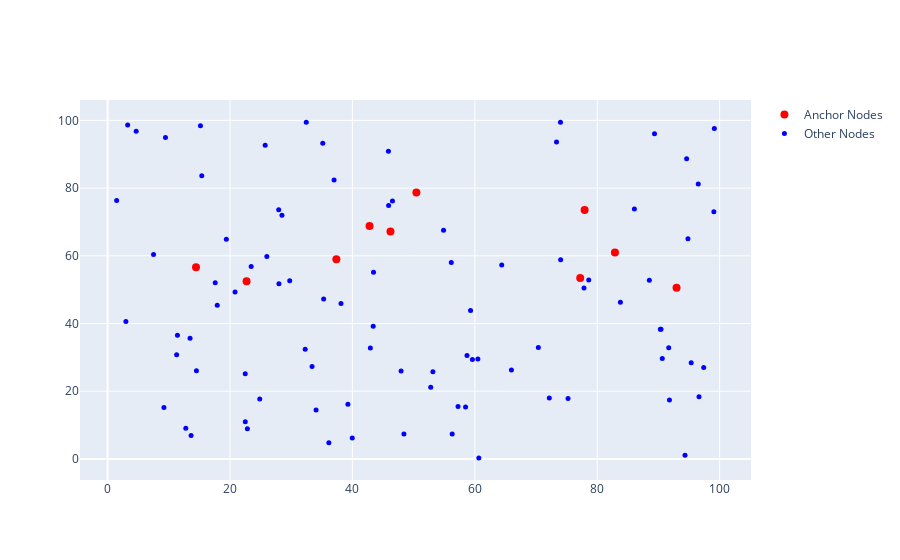

Here is the notebook cell this chart was saved with:
### Code cell
class Node:
    """
        
    """

    def __init__(self):
        self.id = None
        self.x_coord = None
        self.y_coord = None
        self.isAnchor = 0
        self.unreliability = math.inf
        self.x_estimated = None
        self.y_estimated = None
        self.neighbours = []
        self.distances = []
        self.estimated = False

    def euclideanDistance(self, node):
        x1 = self.x_coord
        y1 = self.y_coord
        x2 = node.x_coord
        y2 = node.y_coord
        result = math.sqrt(math.pow(x2 - x1, 2) + math.pow(y2 - y1, 2))
        return result
    
    def minUnreliability(self, node):
        if self.unreliability <= node.unreliability:
            return -1
        else:
            return 0

    def getAnchorNeighbours(self):
        anchors = []
        for neighbour in self.neighbours:
            if neighbour.isAnchor > 0:
                anchors.append(neighbour)
        return anchors
    
    def getErrorOfEstimation(self):
        x_diff = math.pow(self.x_estimated - self.x_coord, 2)
        y_diff = math.pow(self.y_estimated - self.y_coord, 2)
        error = math.sqrt( x_diff + y_diff)
        return error

    def estimateLocation(self, cycles, heuristic=1, r=10):
        if self.estimated == True:
            return False
        if heuristic == 1:
            #print("Heuristic 1")
            return self.estimateLocation1(cycles, r)
        elif heuristic == 2:
            #print("Heuristic 2")
            return self.estimateLocation2(cycles, r)
        else:
            pass
            
    def __str__(self):
        return "id = " + str(self.id) + "\n" + \
               "\tx = " + str(self.x_coord) + ", y = " + str(self.y_coord) + "\n" + \
               "\tisAnchor = " + str(self.isAnchor) + "\n" + \
               "\tunreliability = " + str(self.unreliability) + "\n" + \
               "\tx_estimated = " + str(self.x_estimated) + ", y = " + str(self.y_estimated) + "\n" + \
               "\tNeighbours: " + str([n.id for n in self.neighbours]) + "\n"

    
    def estimateLocation1(self, cycles, r):
        self.neighbours.sort(key=lambda neighbour: self.euclideanDistance(neighbour))
        anchors = self.getAnchorNeighbours()
        if len(anchors) < 3:
            return False
        else:
            neighbour1 = anchors[0]
            neighbour2 = anchors[1]
            neighbour3 = anchors[2]

            rand = np.random.randint(0, 10)  # to simulate the incorrect distance measured
            noise = None
            if (rand < 5):
                noise = 1 - r / 100.0
            else:
                noise = 1 + r / 100.0

            r1 = self.euclideanDistance(neighbour1) * noise
            r2 = self.euclideanDistance(neighbour2) * noise
            r3 = self.euclideanDistance(neighbour3) * noise

            pt_a = [neighbour1.x_coord, neighbour1.y_coord, r1]
            pt_b = [neighbour2.x_coord, neighbour2.y_coord, r2]
            pt_c = [neighbour3.x_coord, neighbour3.y_coord, r3]

            result = trilateration(pt_a, pt_b, pt_c)

            self.estimated = True
            self.x_estimated = result[0]
            self.y_estimated = result[1]
            self.isAnchor = cycles + 1
            self.unreliability = neighbour1.unreliability + neighbour2.unreliability + neighbour3.unreliability + 1
            return True
    
    def estimateLocation2(self, cycles, r):
        self.neighbours.sort(key=lambda neighbour: self.minUnreliability(neighbour))
        anchors = self.getAnchorNeighbours()
        if len(anchors) < 3:
            return False
        else:
            neighbour1 = anchors[0]
            neighbour2 = anchors[1]
            neighbour3 = anchors[2]

            rand = np.random.randint(0, 10)  # to simulate the incorrect distance measured
            noise = None
            if (rand < 5):
                noise = 1 - r / 100.0
            else:
                noise = 1 + r / 100.0

            r1 = self.euclideanDistance(neighbour1) * noise
            r2 = self.euclideanDistance(neighbour2) * noise
            r3 = self.euclideanDistance(neighbour3) * noise

            pt_a = [neighbour1.x_coord, neighbour1.y_coord, r1]
            pt_b = [neighbour2.x_coord, neighbour2.y_coord, r2]
            pt_c = [neighbour3.x_coord, neighbour3.y_coord, r3]

            result = trilateration(pt_a, pt_b, pt_c)

            self.estimated = True
            self.x_estimated = result[0]
            self.y_estimated = result[1]
            self.isAnchor = cycles + 1
            self.unreliability = neighbour1.unreliability + neighbour2.unreliability + neighbour3.unreliability + 1
            return True
    
    
def generateNodes(N, L, R, r, f):
    nodes = dict()
    coordinates = [(float(x) * L, float(y) * L) for x, y in np.random.rand(N, 2)]
    # print(coordinates)
    anchorNodesNumber = int(f / 100 * N)
    for id in range(N):
        node = Node()
        node.id = id
        x = coordinates[id][0]
        y = coordinates[id][1]
        node.x_coord = x
        node.y_coord = y
        if id < anchorNodesNumber:
            node.isAnchor = 1
            node.unreliability = 0
            node.x_estimated = node.x_coord
            node.y_estimated = node.y_coord
            node.estimated = True
        nodes[id] = node
    return nodes


def plot(nodes, N, L, f):
    anchorNodesNumber = int(f / 100 * N)
    x_anchorNodes = [nodes[i].x_coord for i in range(anchorNodesNumber)]
    y_anchorNodes = [nodes[i].y_coord for i in range(anchorNodesNumber)]

    x_other = [nodes[i].x_coord for i in range(anchorNodesNumber + 1, len(nodes))]
    y_other = [nodes[i].y_coord for i in range(anchorNodesNumber + 1, len(nodes))]

    anchorNodes = {"x": x_anchorNodes,
                   "y": y_anchorNodes,
                   "mode": "markers",
                   "marker": {"color": "red", "size": 8},
                   "name": "Anchor Nodes"
                   }
    otherNodes = {"x": x_other,
                  "y": y_other,
                  "mode": "markers",
                  "marker": {"color": "blue", "size": 5},
                  "name": "Other Nodes"
                  }
    data = [anchorNodes, otherNodes]

    iplot(data)


def findNeighbours(nodes, R):
    for id in range(len(nodes.keys())):
        neighbours = []
        distances = []
        for id2 in range(len(nodes.keys())):
            if (id == id2):
                continue
            distance = nodes[id].euclideanDistance(nodes[id2])
            if (distance < R):
                neighbours.append(nodes[id2])
                distances.append(distance)
        nodes[id].neighbours = neighbours
        nodes[id].distances = distances
    return nodes



"""
    generateNodes(N, L, R, r, f)
"""
nodes = generateNodes(100, 100, 0, 0, 10)
plot(nodes, 100, 100, 10)


"""
    findNeighbours(nodes, R)
"""
nodes = findNeighbours(nodes, 25)

### Figure 1 — Plotly figure (JSON) as saved in the notebook; plotly's stock layout.template omitted (floating-point values rounded to 4 significant figures)
{"data": [{"marker": {"color": "red", "size": 8}, "mode": "markers", "name": "Anchor Nodes", "type": "scatter", "x": [50.46, 37.38, 46.22, 22.71, 14.45, 92.96, 82.9, 42.8, 77.22, 77.94], "y": [78.7, 58.99, 67.17, 52.52, 56.62, 50.58, 60.99, 68.8, 53.42, 73.55]}, {"marker": {"color": "blue", "size": 5}, "mode": "markers", "name": "Other Nodes", "type": "scatter", "x": [32.47, 22.49, 36.15, 65.98, 60.66, 42.94, 45.92, 34.07, 78.61, 28.49, 9.211, 57.26, 15.39, 58.72, 94.83, 52.8, 32.29, 96.51, 90.42, 60.5, 9.458, 53.15, 33.41, 2.993, 90.63, 28.0, 74.02, 1.488, 56.31, 22.5, 37.01, 59.31, 97.4, 46.54, 72.17, 89.36, 39.98, 77.84, 35.3, 94.61, 48.42, 91.68, 43.4, 24.86, 7.51, 23.46, 88.52, 13.48, 95.35, 59.61, 94.34, 39.27, 12.78, 75.23, 13.65, 91.8, 54.89, 45.89, 56.16, 4.675, 29.76, 43.45, 47.95, 99.13, 74.0, 22.84, 64.4, 14.52, 11.28, 70.38, 27.96, 73.35, 25.75, 26.02, 96.63, 38.14, 11.42, 3.285, 99.06, 83.79, 58.49, 90.31, 19.41, 17.92, 15.18, 35.16, 86.08, 17.59, 20.83], "y": [99.45, 25.19, 4.738, 26.29, 0.3057, 32.73, 74.88, 14.47, 52.82, 72.01, 15.16, 15.45, 83.66, 30.56, 65.05, 21.16, 32.41, 81.22, 38.27, 29.54, 94.91, 25.71, 27.31, 40.56, 29.65, 51.72, 58.83, 76.33, 7.34, 10.94, 82.42, 43.81, 27.01, 76.19, 17.97, 96.04, 6.196, 50.48, 47.27, 88.7, 7.354, 32.82, 39.21, 17.73, 60.4, 56.84, 52.75, 35.62, 28.38, 29.35, 1.085, 16.15, 9.068, 17.83, 6.9, 17.42, 67.58, 90.85, 58.0, 96.81, 52.62, 55.11, 25.98, 97.59, 99.49, 8.916, 57.31, 26.03, 30.75, 32.89, 73.59, 93.6, 92.63, 59.82, 18.37, 45.89, 36.55, 98.61, 73.0, 46.26, 15.3, 38.34, 64.87, 45.41, 98.44, 93.21, 73.83, 52.02, 49.33]}], "layout": {}}
